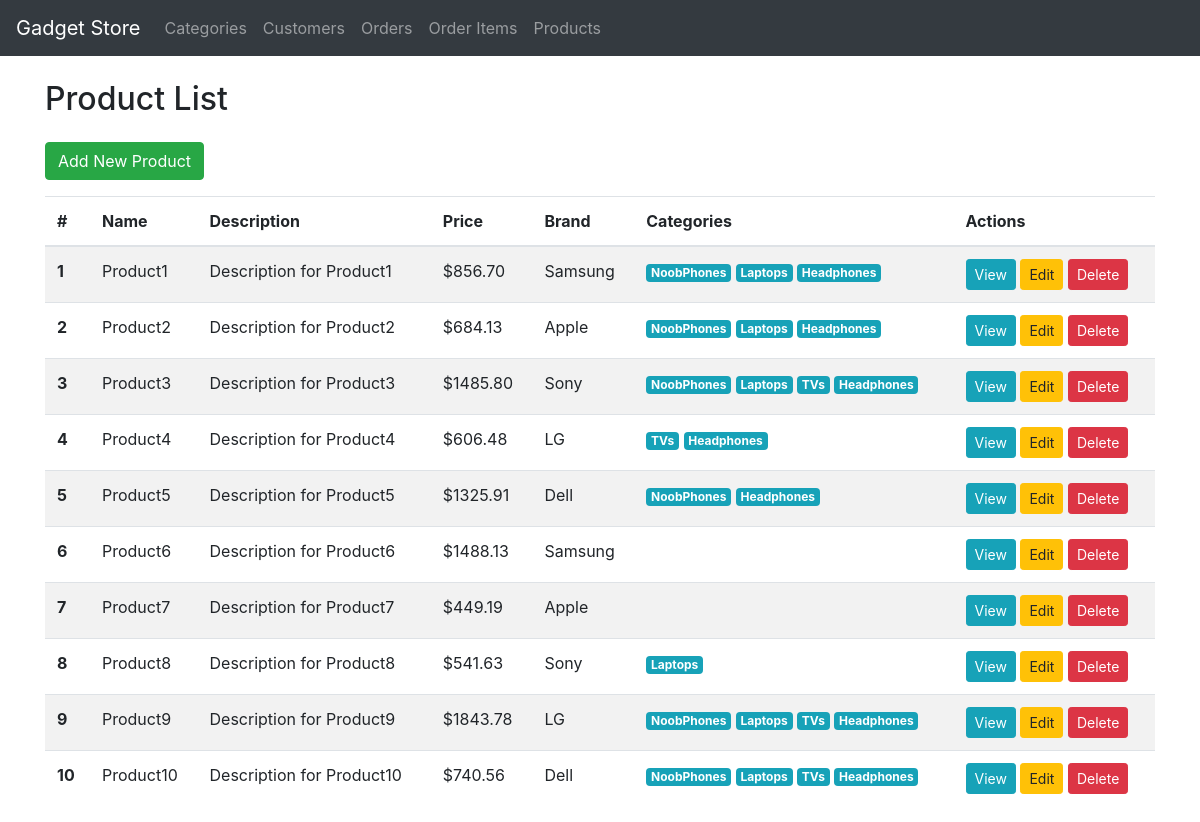
The page / on the database its author committed.
### Phones/models.py (models this page shows, shortened)
class BaseModel(models.Model):
    created_at = models.DateTimeField(auto_now_add=True)
    updated_at = models.DateTimeField(auto_now=True)
    class Meta:
        abstract = True

class Product(BaseModel):
    name = models.CharField(max_length=255)
    description = models.TextField()
    price = models.DecimalField(max_digits=10, decimal_places=2)
    brand = models.ForeignKey(Brand, on_delete=models.CASCADE, related_name='products')
    category = models.ManyToManyField(Category, related_name='products')

class Brand(BaseModel):
    name = models.CharField(max_length=255, unique=True)

class Category(BaseModel):
    name = models.CharField(max_length=255, unique=True)

### Phones/views.py (the view)
# urls.py: path('', ProductListView.as_view(), name='product-list'),
class ProductListView(ListView):
    model = Product
    template_name = 'product_list.html'
    context_object_name = 'products'

### Phones/templates/product_list.html (shortened to what this page needs)
{% extends 'base.html' %}
{% block content %}
    <div class="row">
        <div class="col-md-12">
            <h2 class="mb-4">Product List</h2>
            <a href="{% url 'product-create' %}" class="btn btn-success mb-3">Add New Product</a>
            <div class="table-responsive">
                <table class="table table-striped">
                    <thead>
                        <tr>
                            <th scope="col">#</th>
                            <th scope="col">Name</th>
                            <th scope="col">Description</th>
                            <th scope="col">Price</th>
                            <th scope="col">Brand</th>
                            <th scope="col">Categories</th>
                            <th scope="col">Actions</th>
                        </tr>
                    </thead>
                    <tbody>
                        {% for product in products %}
                            <tr>
                                <th scope="row">{{ forloop.counter }}</th>
                                <td>{{ product.name }}</td>
                                <td>{{ product.description }}</td>
                                <td>${{ product.price|floatformat:2 }}</td>
                                <td>{{ product.brand.name }}</td>
                                <td>
                                    {% for category in product.category.all %}
                                        <span class="badge badge-info">{{ category.name }}</span>
                                    {% endfor %}
                                </td>
                                <td>
                                    <a href="{% url 'product-detail' product.id %}" class="btn btn-info btn-sm">View</a>
                                    <a href="{% url 'product-update' product.id %}" class="btn btn-warning btn-sm">Edit</a>
                                    <a href="{% url 'product-delete' product.id %}" class="btn btn-danger btn-sm" onclick="return confirm('Are you sure you want to delete this product?')">Delete</a>
                                </td>
                            </tr>
                        {% endfor %}
                    </tbody>
                </table>
            </div>
        </div>
    </div>
{% endblock %}

### rows shown on the page
Product: name "Product1", description "Description for Product1", price "856.70", brand.name "Samsung"
Category: name "NoobPhones"
Category: name "Laptops"
Category: name "Headphones"
Product: name "Product2", description "Description for Product2", price "684.13", brand.name "Apple"
Product: name "Product3", description "Description for Product3", price "1485.80", brand.name "Sony"
Category: name "TVs"
Product: name "Product4", description "Description for Product4", price "606.48", brand.name "LG"
Product: name "Product5", description "Description for Product5", price "1325.91", brand.name "Dell"
Product: name "Product6", description "Description for Product6", price "1488.13", brand.name "Samsung"
Product: name "Product7", description "Description for Product7", price "449.19", brand.name "Apple"
Product: name "Product8", description "Description for Product8", price "541.63", brand.name "Sony"
Product: name "Product9", description "Description for Product9", price "1843.78", brand.name "LG"
Product: name "Product10", description "Description for Product10", price "740.56", brand.name "Dell"
